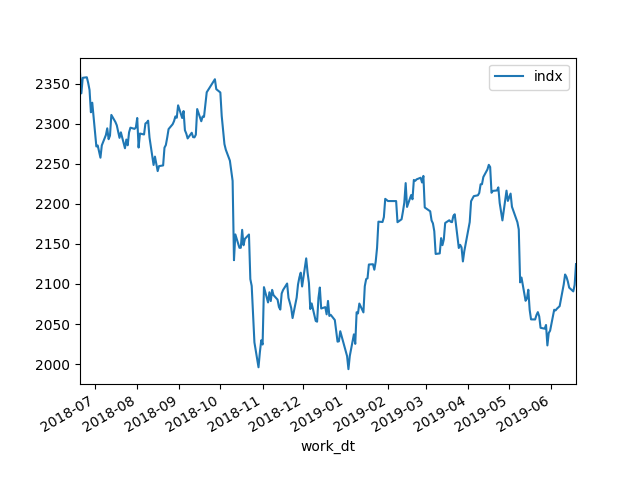

Python code for this plot:
#%%

# -*- coding: utf-8 -*-
import requests
import bs4
import xml.etree
from datetime import datetime, timedelta
import json
import lxml
import pandas as pd
import matplotlib
matplotlib.use('Agg')
import matplotlib.pyplot as plt


def post_beautiful_soup(url, payload):
	return bs4.BeautifulSoup(requests.post(url, data=payload).text, "lxml")


def get_beautiful_soup(url):
	return bs4.BeautifulSoup(requests.get(url).text, "lxml")


def millis():
	return int((datetime.utcnow() - datetime(1970, 1, 1)).total_seconds() * 1000)


milli_timestamp = millis()
#print(milli_timestamp)

end_dd = datetime.today().strftime("%Y%m%d")
strt_dd = (datetime.now() - timedelta(days=365)).strftime("%Y%m%d")

data_type = {}
data_type['IDX'] = 0
data_type['PER'] = 1
data_type['PBR'] = 2
data_type['CPN'] = 3

xx = 'CPN'

url_1 = []
#지수
url_1.append('http://marketdata.krx.co.kr/contents/COM/GenerateOTP.jspx?bld=MKD%2F10%2F1001%2F10010101%2Fmkd10010101_07&name=selectbox&_=' + str(milli_timestamp))

#PER
url_1.append('http://marketdata.krx.co.kr/contents/COM/GenerateOTP.jspx?bld=MKD%2F13%2F1301%2F13010103%2Fmkd13010103_02&name=selectbox&_=' + str(milli_timestamp))

#PBR
url_1.append('http://marketdata.krx.co.kr/contents/COM/GenerateOTP.jspx?bld=MKD%2F13%2F1301%2F13010104%2Fmkd13010104_02&name=selectbox&_=' + str(milli_timestamp))

#개별종목정보
url_1.append('http://marketdata.krx.co.kr/contents/COM/GenerateOTP.jspx?bld=MKD%2F13%2F1302%2F13020401%2Fmkd13020401_chart&name=chart&_=' + str(milli_timestamp))

#변동성지수
url_1.append('http://marketdata.krx.co.kr/contents/COM/GenerateOTP.jspx?bld=MKD%2F13%2F1301%2F13010302%2Fmkd13010302&name=form&_=' + str(milli_timestamp))

#url_2 = 'http://marketdata.krx.co.kr/contents/MKD/99/MKD99000001.jspx?type=1&ind_type=1001&period_strt_dd=20170804&period_end_dd=20170811&pagePath=%2Fcontents%2FMKD%2F10%2F1001%2F10010101%2FMKD10010101.jsp&code=' + OTP + '&pageFirstCall=Y'
url_2 = 'http://marketdata.krx.co.kr/contents/MKD/99/MKD99000001.jspx'


pagePath = []
#지수
pagePath.append('/contents/MKD/10/1001/10010101/MKD10010101.jsp')

#PER
pagePath.append('/contents/MKD/13/1301/13010103/MKD13010103.jsp')

#PBR
pagePath.append('/contents/MKD/13/1301/13010103/MKD13010104.jsp')

#개별종목
pagePath.append('/contents/MKD/13/1302/13020401/MKD13020401.jsp')

#파생상품지수
pagePath.append('/contents/MKD/13/1301/13010302/MKD13010302.jsp')

headers = {'Content-Type': 'application/xml'} 

OTP = get_beautiful_soup(url_1[0]).find('body').text
payload = {'type':'1', 'ind_type':'1001', 'period_strt_dd':strt_dd, 'period_end_dd':end_dd, 'pagePath':'pagePath:'+pagePath[0],'code':OTP, 'pageFirstCall':'Y'}


MktData = post_beautiful_soup(url_2, payload)
data = json.loads(MktData.text)
#print(data)
elevations = json.dumps(data['block1'])
a = pd.read_json(elevations)
aaa = pd.DataFrame(a)
print(aaa)
new_df = aaa
new_df['work_dt'] = pd.to_datetime(aaa['work_dt'])
new_df['indx'] = pd.to_numeric(aaa['indx'].astype(str).str.replace(',',''), errors='coerce')
new_df.set_index('work_dt')


fig = new_df.plot(x='work_dt', y='indx').get_figure()
fig.savefig('test.png')
#plt.show()